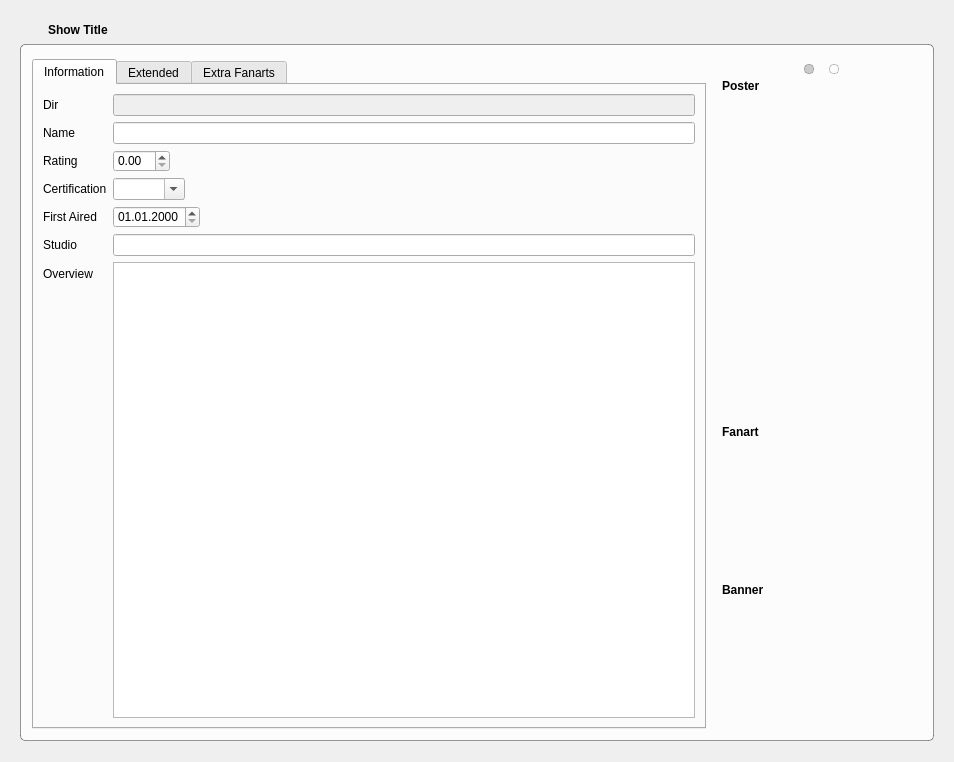
<?xml version="1.0" encoding="UTF-8"?>
<ui version="4.0">
 <class>TvShowWidgetTvShow</class>
 <widget class="QWidget" name="TvShowWidgetTvShow">
  <property name="geometry">
   <rect>
    <x>0</x>
    <y>0</y>
    <width>954</width>
    <height>762</height>
   </rect>
  </property>
  <property name="windowTitle">
   <string>Form</string>
  </property>
  <property name="styleSheet">
   <string notr="true">#scrollArea {
	background: transparent;
}
#scrollAreaWidgetContents {
	background: transparent;
}</string>
  </property>
  <layout class="QVBoxLayout" name="verticalLayout" stretch="0,1">
   <property name="spacing">
    <number>5</number>
   </property>
   <property name="leftMargin">
    <number>20</number>
   </property>
   <property name="topMargin">
    <number>20</number>
   </property>
   <property name="rightMargin">
    <number>20</number>
   </property>
   <property name="bottomMargin">
    <number>21</number>
   </property>
   <item>
    <layout class="QHBoxLayout" name="horizontalLayout_9">
     <item>
      <widget class="QToolButton" name="buttonRevert">
       <property name="cursor">
        <cursorShape>PointingHandCursor</cursorShape>
       </property>
       <property name="toolTip">
        <string>TV Show has changed. Click to revert changes.</string>
       </property>
       <property name="styleSheet">
        <string notr="true">border: none;</string>
       </property>
       <property name="text">
        <string/>
       </property>
       <property name="icon">
        <iconset resource="../MediaElch.qrc">
         <normaloff>:/img/arrow_circle_left.png</normaloff>:/img/arrow_circle_left.png</iconset>
       </property>
      </widget>
     </item>
     <item>
      <widget class="QLabel" name="showTitle">
       <property name="font">
        <font>
         <weight>75</weight>
         <bold>true</bold>
        </font>
       </property>
       <property name="text">
        <string>Show Title</string>
       </property>
       <property name="indent">
        <number>4</number>
       </property>
      </widget>
     </item>
    </layout>
   </item>
   <item>
    <widget class="QGroupBox" name="groupBox_3">
     <property name="styleSheet">
      <string notr="true">QGroupBox {
	border: 1px solid rgba(0, 0, 0, 100);
	border-radius: 5px;
	background-color: rgba(255, 255, 255, 200);
}</string>
     </property>
     <property name="title">
      <string/>
     </property>
     <layout class="QHBoxLayout" name="horizontalLayout_2" stretch="1,0">
      <item>
       <widget class="QTabWidget" name="tabWidget">
        <property name="focusPolicy">
         <enum>Qt::NoFocus</enum>
        </property>
        <property name="currentIndex">
         <number>0</number>
        </property>
        <widget class="QWidget" name="tab1">
         <attribute name="title">
          <string>Information</string>
         </attribute>
         <layout class="QVBoxLayout" name="verticalLayout_2">
          <item>
           <layout class="QFormLayout" name="formLayout">
            <property name="fieldGrowthPolicy">
             <enum>QFormLayout::ExpandingFieldsGrow</enum>
            </property>
            <property name="rowWrapPolicy">
             <enum>QFormLayout::WrapLongRows</enum>
            </property>
            <item row="0" column="0">
             <widget class="QLabel" name="label">
              <property name="text">
               <string>Dir</string>
              </property>
             </widget>
            </item>
            <item row="0" column="1">
             <widget class="QLineEdit" name="dir">
              <property name="enabled">
               <bool>false</bool>
              </property>
             </widget>
            </item>
            <item row="1" column="0">
             <widget class="QLabel" name="label_2">
              <property name="text">
               <string>Name</string>
              </property>
             </widget>
            </item>
            <item row="1" column="1">
             <widget class="QLineEdit" name="name"/>
            </item>
            <item row="2" column="0">
             <widget class="QLabel" name="label_4">
              <property name="text">
               <string>Rating</string>
              </property>
             </widget>
            </item>
            <item row="2" column="1">
             <widget class="QDoubleSpinBox" name="rating"/>
            </item>
            <item row="3" column="0">
             <widget class="QLabel" name="label_8">
              <property name="text">
               <string>Certification</string>
              </property>
             </widget>
            </item>
            <item row="3" column="1">
             <widget class="QComboBox" name="certification">
              <property name="editable">
               <bool>true</bool>
              </property>
              <property name="sizeAdjustPolicy">
               <enum>QComboBox::AdjustToContents</enum>
              </property>
             </widget>
            </item>
            <item row="4" column="0">
             <widget class="QLabel" name="label_5">
              <property name="text">
               <string>First Aired</string>
              </property>
             </widget>
            </item>
            <item row="4" column="1">
             <widget class="QDateEdit" name="firstAired">
              <property name="displayFormat">
               <string>dd.MM.yyyy</string>
              </property>
             </widget>
            </item>
            <item row="5" column="0">
             <widget class="QLabel" name="label_9">
              <property name="text">
               <string>Studio</string>
              </property>
             </widget>
            </item>
            <item row="5" column="1">
             <widget class="QLineEdit" name="studio"/>
            </item>
            <item row="6" column="0">
             <widget class="QLabel" name="label_15">
              <property name="text">
               <string>Overview</string>
              </property>
             </widget>
            </item>
            <item row="6" column="1">
             <widget class="QTextEdit" name="overview"/>
            </item>
           </layout>
          </item>
         </layout>
        </widget>
        <widget class="QWidget" name="tab">
         <attribute name="title">
          <string>Extended</string>
         </attribute>
         <layout class="QVBoxLayout" name="verticalLayout_8" stretch="0,1,1,0">
          <item>
           <layout class="QFormLayout" name="formLayout_2">
            <property name="fieldGrowthPolicy">
             <enum>QFormLayout::ExpandingFieldsGrow</enum>
            </property>
            <item row="0" column="0">
             <widget class="QLabel" name="label_3">
              <property name="text">
               <string>Actors</string>
              </property>
             </widget>
            </item>
            <item row="0" column="1">
             <layout class="QHBoxLayout" name="horizontalLayout_3" stretch="1,0">
              <item>
               <widget class="QTableWidget" name="actors">
                <property name="editTriggers">
                 <set>QAbstractItemView::DoubleClicked</set>
                </property>
                <property name="showGrid">
                 <bool>false</bool>
                </property>
                <attribute name="verticalHeaderVisible">
                 <bool>false</bool>
                </attribute>
                <column>
                 <property name="text">
                  <string>Actor</string>
                 </property>
                </column>
                <column>
                 <property name="text">
                  <string>Role</string>
                 </property>
                </column>
               </widget>
              </item>
              <item>
               <layout class="QVBoxLayout" name="verticalLayout_9">
                <property name="spacing">
                 <number>0</number>
                </property>
                <item>
                 <layout class="QHBoxLayout" name="horizontalLayout_8">
                  <item>
                   <widget class="QPushButton" name="buttonAddActor">
                    <property name="toolTip">
                     <string>Add Actor</string>
                    </property>
                    <property name="text">
                     <string/>
                    </property>
                    <property name="icon">
                     <iconset resource="../MediaElch.qrc">
                      <normaloff>:/img/plus.png</normaloff>:/img/plus.png</iconset>
                    </property>
                   </widget>
                  </item>
                  <item>
                   <spacer name="horizontalSpacer_3">
                    <property name="orientation">
                     <enum>Qt::Horizontal</enum>
                    </property>
                    <property name="sizeHint" stdset="0">
                     <size>
                      <width>40</width>
                      <height>20</height>
                     </size>
                    </property>
                   </spacer>
                  </item>
                 </layout>
                </item>
                <item>
                 <layout class="QHBoxLayout" name="horizontalLayout_7">
                  <item>
                   <widget class="QPushButton" name="buttonRemoveActor">
                    <property name="toolTip">
                     <string>Remove Actor</string>
                    </property>
                    <property name="text">
                     <string/>
                    </property>
                    <property name="icon">
                     <iconset resource="../MediaElch.qrc">
                      <normaloff>:/img/minus.png</normaloff>:/img/minus.png</iconset>
                    </property>
                   </widget>
                  </item>
                  <item>
                   <spacer name="horizontalSpacer_2">
                    <property name="orientation">
                     <enum>Qt::Horizontal</enum>
                    </property>
                    <property name="sizeHint" stdset="0">
                     <size>
                      <width>40</width>
                      <height>20</height>
                     </size>
                    </property>
                   </spacer>
                  </item>
                 </layout>
                </item>
                <item>
                 <spacer name="verticalSpacer">
                  <property name="orientation">
                   <enum>Qt::Vertical</enum>
                  </property>
                  <property name="sizeType">
                   <enum>QSizePolicy::Fixed</enum>
                  </property>
                  <property name="sizeHint" stdset="0">
                   <size>
                    <width>20</width>
                    <height>5</height>
                   </size>
                  </property>
                 </spacer>
                </item>
                <item>
                 <widget class="MyLabel" name="actor">
                  <property name="minimumSize">
                   <size>
                    <width>120</width>
                    <height>180</height>
                   </size>
                  </property>
                  <property name="maximumSize">
                   <size>
                    <width>120</width>
                    <height>180</height>
                   </size>
                  </property>
                  <property name="cursor">
                   <cursorShape>PointingHandCursor</cursorShape>
                  </property>
                  <property name="toolTip">
                   <string>Click to change</string>
                  </property>
                  <property name="text">
                   <string/>
                  </property>
                  <property name="pixmap">
                   <pixmap resource="../MediaElch.qrc">:/img/man.png</pixmap>
                  </property>
                  <property name="alignment">
                   <set>Qt::AlignCenter</set>
                  </property>
                 </widget>
                </item>
                <item>
                 <widget class="MyLabel" name="actorResolution">
                  <property name="text">
                   <string>Resolution</string>
                  </property>
                  <property name="alignment">
                   <set>Qt::AlignRight|Qt::AlignTrailing|Qt::AlignVCenter</set>
                  </property>
                 </widget>
                </item>
                <item>
                 <spacer name="verticalSpacer_5">
                  <property name="orientation">
                   <enum>Qt::Vertical</enum>
                  </property>
                  <property name="sizeHint" stdset="0">
                   <size>
                    <width>20</width>
                    <height>40</height>
                   </size>
                  </property>
                 </spacer>
                </item>
               </layout>
              </item>
             </layout>
            </item>
           </layout>
          </item>
          <item>
           <widget class="TagCloud" name="genreCloud" native="true"/>
          </item>
          <item>
           <widget class="TagCloud" name="tagCloud" native="true"/>
          </item>
          <item>
           <spacer name="verticalSpacer_2">
            <property name="orientation">
             <enum>Qt::Vertical</enum>
            </property>
            <property name="sizeHint" stdset="0">
             <size>
              <width>20</width>
              <height>40</height>
             </size>
            </property>
           </spacer>
          </item>
         </layout>
        </widget>
        <widget class="QWidget" name="tab_2">
         <attribute name="title">
          <string>Extra Fanarts</string>
         </attribute>
         <layout class="QVBoxLayout" name="verticalLayout_3" stretch="1,0">
          <property name="leftMargin">
           <number>12</number>
          </property>
          <property name="rightMargin">
           <number>12</number>
          </property>
          <item>
           <widget class="ImageGallery" name="fanarts" native="true"/>
          </item>
          <item>
           <layout class="QHBoxLayout" name="horizontalLayout_12" stretch="1,0,0">
            <item>
             <widget class="QLabel" name="label_17">
              <property name="font">
               <font>
                <italic>true</italic>
               </font>
              </property>
              <property name="text">
               <string>Hint: Closed images will be deleted on save.</string>
              </property>
              <property name="wordWrap">
               <bool>true</bool>
              </property>
             </widget>
            </item>
            <item>
             <spacer name="horizontalSpacer_4">
              <property name="orientation">
               <enum>Qt::Horizontal</enum>
              </property>
              <property name="sizeHint" stdset="0">
               <size>
                <width>40</width>
                <height>20</height>
               </size>
              </property>
             </spacer>
            </item>
            <item>
             <widget class="QPushButton" name="btnAddExtraFanart">
              <property name="text">
               <string>Add Images</string>
              </property>
             </widget>
            </item>
           </layout>
          </item>
         </layout>
        </widget>
       </widget>
      </item>
      <item>
       <layout class="QVBoxLayout" name="verticalLayout_6" stretch="0,1">
        <property name="spacing">
         <number>0</number>
        </property>
        <property name="leftMargin">
         <number>10</number>
        </property>
        <property name="topMargin">
         <number>0</number>
        </property>
        <item>
         <widget class="QWidget" name="artStackedWidgetButtons" native="true">
          <layout class="QHBoxLayout" name="horizontalLayout_11">
           <property name="margin">
            <number>0</number>
           </property>
           <item>
            <spacer name="horizontalSpacer_7">
             <property name="orientation">
              <enum>Qt::Horizontal</enum>
             </property>
             <property name="sizeHint" stdset="0">
              <size>
               <width>40</width>
               <height>1</height>
              </size>
             </property>
            </spacer>
           </item>
           <item>
            <widget class="QPushButton" name="buttonArtPageOne">
             <property name="cursor">
              <cursorShape>PointingHandCursor</cursorShape>
             </property>
             <property name="styleSheet">
              <string notr="true">QPushButton {
	border: 1px solid rgba(0, 0, 0, 50);
	border-radius: 4px;
	padding: 0;
	margin: 4px;
	width: 8px;
	height: 8px;
}

QPushButton::checked {
	background-color: rgba(0, 0, 0, 50);
}

QPushButton::hover {
	border: 1px solid rgba(0, 0, 0, 80);
}</string>
             </property>
             <property name="text">
              <string/>
             </property>
             <property name="checkable">
              <bool>true</bool>
             </property>
             <property name="checked">
              <bool>true</bool>
             </property>
            </widget>
           </item>
           <item>
            <widget class="QPushButton" name="buttonArtPageTwo">
             <property name="cursor">
              <cursorShape>PointingHandCursor</cursorShape>
             </property>
             <property name="styleSheet">
              <string notr="true">QPushButton {
	border: 1px solid rgba(0, 0, 0, 50);
	border-radius: 4px;
	padding: 0;
	margin: 5px;
	width: 8px;
	height: 8px;
}

QPushButton::checked {
	background-color: rgba(0, 0, 0, 50);
}

QPushButton::hover {
	border: 1px solid rgba(0, 0, 0, 70);
}</string>
             </property>
             <property name="text">
              <string/>
             </property>
             <property name="checkable">
              <bool>true</bool>
             </property>
            </widget>
           </item>
           <item>
            <spacer name="horizontalSpacer_8">
             <property name="orientation">
              <enum>Qt::Horizontal</enum>
             </property>
             <property name="sizeHint" stdset="0">
              <size>
               <width>40</width>
               <height>1</height>
              </size>
             </property>
            </spacer>
           </item>
          </layout>
         </widget>
        </item>
        <item>
         <widget class="SlidingStackedWidget" name="artStackedWidget">
          <property name="minimumSize">
           <size>
            <width>200</width>
            <height>0</height>
           </size>
          </property>
          <property name="maximumSize">
           <size>
            <width>200</width>
            <height>16777215</height>
           </size>
          </property>
          <property name="currentIndex">
           <number>0</number>
          </property>
          <widget class="QWidget" name="page">
           <layout class="QVBoxLayout" name="verticalLayout_5">
            <property name="margin">
             <number>0</number>
            </property>
            <item>
             <widget class="QLabel" name="label_13">
              <property name="font">
               <font>
                <weight>75</weight>
                <bold>true</bold>
               </font>
              </property>
              <property name="text">
               <string>Poster</string>
              </property>
             </widget>
            </item>
            <item>
             <widget class="ClosableImage" name="poster">
              <property name="minimumSize">
               <size>
                <width>200</width>
                <height>320</height>
               </size>
              </property>
              <property name="maximumSize">
               <size>
                <width>200</width>
                <height>320</height>
               </size>
              </property>
              <property name="cursor">
               <cursorShape>PointingHandCursor</cursorShape>
              </property>
              <property name="toolTip">
               <string>Click to Change</string>
              </property>
              <property name="text">
               <string/>
              </property>
              <property name="pixmap">
               <pixmap resource="../MediaElch.qrc">:/img/film_reel.png</pixmap>
              </property>
              <property name="alignment">
               <set>Qt::AlignCenter</set>
              </property>
              <property name="clickable" stdset="0">
               <bool>true</bool>
              </property>
              <property name="myFixedHeight" stdset="0">
               <number>320</number>
              </property>
             </widget>
            </item>
            <item>
             <widget class="QLabel" name="label_16">
              <property name="font">
               <font>
                <weight>75</weight>
                <bold>true</bold>
               </font>
              </property>
              <property name="text">
               <string>Fanart</string>
              </property>
             </widget>
            </item>
            <item>
             <widget class="ClosableImage" name="backdrop">
              <property name="minimumSize">
               <size>
                <width>200</width>
                <height>132</height>
               </size>
              </property>
              <property name="maximumSize">
               <size>
                <width>200</width>
                <height>132</height>
               </size>
              </property>
              <property name="cursor">
               <cursorShape>PointingHandCursor</cursorShape>
              </property>
              <property name="toolTip">
               <string>Click to Change</string>
              </property>
              <property name="text">
               <string/>
              </property>
              <property name="pixmap">
               <pixmap resource="../MediaElch.qrc">:/img/pictures_alt.png</pixmap>
              </property>
              <property name="alignment">
               <set>Qt::AlignCenter</set>
              </property>
              <property name="clickable" stdset="0">
               <bool>true</bool>
              </property>
              <property name="myFixedHeight" stdset="0">
               <number>132</number>
              </property>
             </widget>
            </item>
            <item>
             <widget class="QLabel" name="label_6">
              <property name="font">
               <font>
                <weight>75</weight>
                <bold>true</bold>
               </font>
              </property>
              <property name="text">
               <string>Banner</string>
              </property>
             </widget>
            </item>
            <item>
             <widget class="ClosableImage" name="banner">
              <property name="minimumSize">
               <size>
                <width>200</width>
                <height>57</height>
               </size>
              </property>
              <property name="maximumSize">
               <size>
                <width>200</width>
                <height>57</height>
               </size>
              </property>
              <property name="cursor">
               <cursorShape>PointingHandCursor</cursorShape>
              </property>
              <property name="toolTip">
               <string>Click to change</string>
              </property>
              <property name="text">
               <string/>
              </property>
              <property name="alignment">
               <set>Qt::AlignCenter</set>
              </property>
              <property name="clickable" stdset="0">
               <bool>true</bool>
              </property>
              <property name="myFixedHeight" stdset="0">
               <number>57</number>
              </property>
             </widget>
            </item>
            <item>
             <spacer name="verticalSpacer_4">
              <property name="orientation">
               <enum>Qt::Vertical</enum>
              </property>
              <property name="sizeHint" stdset="0">
               <size>
                <width>20</width>
                <height>40</height>
               </size>
              </property>
             </spacer>
            </item>
           </layout>
          </widget>
          <widget class="QWidget" name="page_2">
           <layout class="QVBoxLayout" name="verticalLayout_7">
            <property name="margin">
             <number>0</number>
            </property>
            <item>
             <widget class="QLabel" name="label_12">
              <property name="font">
               <font>
                <weight>75</weight>
                <bold>true</bold>
               </font>
              </property>
              <property name="text">
               <string>Logo</string>
              </property>
             </widget>
            </item>
            <item>
             <widget class="ClosableImage" name="logo">
              <property name="minimumSize">
               <size>
                <width>200</width>
                <height>120</height>
               </size>
              </property>
              <property name="maximumSize">
               <size>
                <width>200</width>
                <height>120</height>
               </size>
              </property>
              <property name="cursor">
               <cursorShape>PointingHandCursor</cursorShape>
              </property>
              <property name="toolTip">
               <string>Click to Change</string>
              </property>
              <property name="text">
               <string/>
              </property>
              <property name="pixmap">
               <pixmap resource="../MediaElch.qrc">:/img/pictures_alt.png</pixmap>
              </property>
              <property name="alignment">
               <set>Qt::AlignCenter</set>
              </property>
              <property name="clickable" stdset="0">
               <bool>true</bool>
              </property>
              <property name="myFixedHeight" stdset="0">
               <number>120</number>
              </property>
             </widget>
            </item>
            <item>
             <widget class="QLabel" name="label_25">
              <property name="font">
               <font>
                <weight>75</weight>
                <bold>true</bold>
               </font>
              </property>
              <property name="text">
               <string>Clear Art</string>
              </property>
             </widget>
            </item>
            <item>
             <widget class="ClosableImage" name="clearArt">
              <property name="minimumSize">
               <size>
                <width>200</width>
                <height>170</height>
               </size>
              </property>
              <property name="maximumSize">
               <size>
                <width>200</width>
                <height>170</height>
               </size>
              </property>
              <property name="cursor">
               <cursorShape>PointingHandCursor</cursorShape>
              </property>
              <property name="toolTip">
               <string>Click to Change</string>
              </property>
              <property name="text">
               <string/>
              </property>
              <property name="pixmap">
               <pixmap resource="../MediaElch.qrc">:/img/pictures_alt.png</pixmap>
              </property>
              <property name="alignment">
               <set>Qt::AlignCenter</set>
              </property>
              <property name="clickable" stdset="0">
               <bool>true</bool>
              </property>
              <property name="myFixedHeight" stdset="0">
               <number>170</number>
              </property>
             </widget>
            </item>
            <item>
             <widget class="QLabel" name="label_7">
              <property name="font">
               <font>
                <weight>75</weight>
                <bold>true</bold>
               </font>
              </property>
              <property name="text">
               <string>Character Art</string>
              </property>
             </widget>
            </item>
            <item>
             <widget class="ClosableImage" name="characterArt">
              <property name="minimumSize">
               <size>
                <width>200</width>
                <height>220</height>
               </size>
              </property>
              <property name="maximumSize">
               <size>
                <width>200</width>
                <height>220</height>
               </size>
              </property>
              <property name="cursor">
               <cursorShape>PointingHandCursor</cursorShape>
              </property>
              <property name="toolTip">
               <string>Click to Change</string>
              </property>
              <property name="text">
               <string/>
              </property>
              <property name="pixmap">
               <pixmap resource="../MediaElch.qrc">:/img/pictures_alt.png</pixmap>
              </property>
              <property name="alignment">
               <set>Qt::AlignCenter</set>
              </property>
              <property name="clickable" stdset="0">
               <bool>true</bool>
              </property>
              <property name="myFixedHeight" stdset="0">
               <number>220</number>
              </property>
             </widget>
            </item>
            <item>
             <spacer name="verticalSpacer_3">
              <property name="orientation">
               <enum>Qt::Vertical</enum>
              </property>
              <property name="sizeHint" stdset="0">
               <size>
                <width>20</width>
                <height>40</height>
               </size>
              </property>
             </spacer>
            </item>
           </layout>
          </widget>
         </widget>
        </item>
       </layout>
      </item>
     </layout>
    </widget>
   </item>
  </layout>
 </widget>
 <customwidgets>
  <customwidget>
   <class>MyLabel</class>
   <extends>QLabel</extends>
   <header>smallWidgets/MyLabel.h</header>
  </customwidget>
  <customwidget>
   <class>TagCloud</class>
   <extends>QWidget</extends>
   <header>smallWidgets/TagCloud.h</header>
   <container>1</container>
  </customwidget>
  <customwidget>
   <class>SlidingStackedWidget</class>
   <extends>QStackedWidget</extends>
   <header>smallWidgets/SlidingStackedWidget.h</header>
   <container>1</container>
  </customwidget>
  <customwidget>
   <class>ImageGallery</class>
   <extends>QWidget</extends>
   <header>smallWidgets/ImageGallery.h</header>
   <container>1</container>
  </customwidget>
  <customwidget>
   <class>ClosableImage</class>
   <extends>QLabel</extends>
   <header>smallWidgets/ClosableImage.h</header>
  </customwidget>
 </customwidgets>
 <resources>
  <include location="../MediaElch.qrc"/>
 </resources>
 <connections>
  <connection>
   <sender>buttonArtPageOne</sender>
   <signal>clicked()</signal>
   <receiver>TvShowWidgetTvShow</receiver>
   <slot>onArtPageOne()</slot>
   <hints>
    <hint type="sourcelabel">
     <x>809</x>
     <y>69</y>
    </hint>
    <hint type="destinationlabel">
     <x>476</x>
     <y>380</y>
    </hint>
   </hints>
  </connection>
  <connection>
   <sender>buttonArtPageTwo</sender>
   <signal>clicked()</signal>
   <receiver>TvShowWidgetTvShow</receiver>
   <slot>onArtPageTwo()</slot>
   <hints>
    <hint type="sourcelabel">
     <x>828</x>
     <y>69</y>
    </hint>
    <hint type="destinationlabel">
     <x>476</x>
     <y>380</y>
    </hint>
   </hints>
  </connection>
 </connections>
 <slots>
  <slot>onArtPageOne()</slot>
  <slot>onArtPageTwo()</slot>
 </slots>
</ui>
